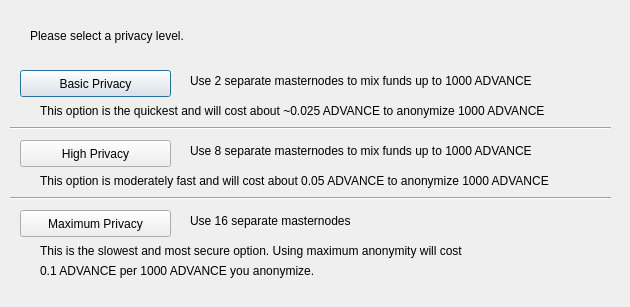
<?xml version="1.0" encoding="UTF-8"?>
<ui version="4.0">
 <class>DarksendConfig</class>
 <widget class="QDialog" name="DarksendConfig">
  <property name="geometry">
   <rect>
    <x>0</x>
    <y>0</y>
    <width>630</width>
    <height>307</height>
   </rect>
  </property>
  <property name="windowTitle">
   <string>Configure PrivateSend</string>
  </property>
  <widget class="QPushButton" name="buttonBasic">
   <property name="geometry">
    <rect>
     <x>20</x>
     <y>70</y>
     <width>151</width>
     <height>27</height>
    </rect>
   </property>
   <property name="text">
    <string>Basic Privacy</string>
   </property>
  </widget>
  <widget class="QPushButton" name="buttonHigh">
   <property name="geometry">
    <rect>
     <x>20</x>
     <y>140</y>
     <width>151</width>
     <height>27</height>
    </rect>
   </property>
   <property name="text">
    <string>High Privacy</string>
   </property>
  </widget>
  <widget class="QPushButton" name="buttonMax">
   <property name="geometry">
    <rect>
     <x>20</x>
     <y>210</y>
     <width>151</width>
     <height>27</height>
    </rect>
   </property>
   <property name="text">
    <string>Maximum Privacy</string>
   </property>
  </widget>
  <widget class="QLabel" name="label">
   <property name="geometry">
    <rect>
     <x>30</x>
     <y>20</y>
     <width>571</width>
     <height>31</height>
    </rect>
   </property>
   <property name="text">
    <string>Please select a privacy level.</string>
   </property>
  </widget>
  <widget class="QLabel" name="label_2">
   <property name="geometry">
    <rect>
     <x>190</x>
     <y>70</y>
     <width>421</width>
     <height>21</height>
    </rect>
   </property>
   <property name="text">
    <string>Use 2 separate masternodes to mix funds up to 1000 ADVANCE</string>
   </property>
  </widget>
  <widget class="QLabel" name="label_3">
   <property name="geometry">
    <rect>
     <x>190</x>
     <y>140</y>
     <width>411</width>
     <height>21</height>
    </rect>
   </property>
   <property name="text">
    <string>Use 8 separate masternodes to mix funds up to 1000 ADVANCE</string>
   </property>
  </widget>
  <widget class="QLabel" name="label_4">
   <property name="geometry">
    <rect>
     <x>190</x>
     <y>210</y>
     <width>421</width>
     <height>21</height>
    </rect>
   </property>
   <property name="text">
    <string>Use 16 separate masternodes</string>
   </property>
  </widget>
  <widget class="QLabel" name="label_6">
   <property name="geometry">
    <rect>
     <x>40</x>
     <y>100</y>
     <width>561</width>
     <height>21</height>
    </rect>
   </property>
   <property name="text">
    <string>This option is the quickest and will cost about ~0.025 ADVANCE to anonymize 1000 ADVANCE</string>
   </property>
  </widget>
  <widget class="QLabel" name="label_7">
   <property name="geometry">
    <rect>
     <x>40</x>
     <y>170</y>
     <width>561</width>
     <height>21</height>
    </rect>
   </property>
   <property name="text">
    <string>This option is moderately fast and will cost about 0.05 ADVANCE to anonymize 1000 ADVANCE</string>
   </property>
  </widget>
  <widget class="QLabel" name="label_8">
   <property name="geometry">
    <rect>
     <x>40</x>
     <y>240</y>
     <width>561</width>
     <height>21</height>
    </rect>
   </property>
   <property name="text">
    <string>This is the slowest and most secure option. Using maximum anonymity will cost</string>
   </property>
  </widget>
  <widget class="QLabel" name="label_9">
   <property name="geometry">
    <rect>
     <x>40</x>
     <y>260</y>
     <width>561</width>
     <height>21</height>
    </rect>
   </property>
   <property name="text">
    <string>0.1 ADVANCE per 1000 ADVANCE you anonymize.</string>
   </property>
  </widget>
  <widget class="Line" name="line">
   <property name="geometry">
    <rect>
     <x>10</x>
     <y>120</y>
     <width>601</width>
     <height>16</height>
    </rect>
   </property>
   <property name="orientation">
    <enum>Qt::Horizontal</enum>
   </property>
  </widget>
  <widget class="Line" name="line_2">
   <property name="geometry">
    <rect>
     <x>10</x>
     <y>190</y>
     <width>601</width>
     <height>16</height>
    </rect>
   </property>
   <property name="orientation">
    <enum>Qt::Horizontal</enum>
   </property>
  </widget>
 </widget>
 <resources/>
 <connections/>
</ui>
